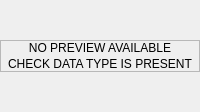
                        <widget class="QWidget" name="page_previewEmpty">
                         <layout class="QVBoxLayout" name="verticalLayout_38">
                          <property name="spacing">
                           <number>0</number>
                          </property>
                          <property name="leftMargin">
                           <number>0</number>
                          </property>
                          <property name="topMargin">
                           <number>0</number>
                          </property>
                          <property name="rightMargin">
                           <number>0</number>
                          </property>
                          <property name="bottomMargin">
                           <number>0</number>
                          </property>
                          <item>
                           <layout class="QVBoxLayout" name="verticalLayout_37">
                            <property name="spacing">
                             <number>0</number>
                            </property>
                            <item>
                             <spacer name="verticalSpacer_4">
                              <property name="orientation">
                               <enum>Qt::Vertical</enum>
                              </property>
                              <property name="sizeHint" stdset="0">
                               <size>
                                <width>20</width>
                                <height>40</height>
                               </size>
                              </property>
                             </spacer>
                            </item>
                            <item>
                             <layout class="QHBoxLayout" name="horizontalLayout_68">
                              <property name="spacing">
                               <number>0</number>
                              </property>
                              <item>
                               <widget class="QFrame" name="frame_emptyCardPreview">
                                <property name="frameShape">
                                 <enum>QFrame::StyledPanel</enum>
                                </property>
                                <property name="frameShadow">
                                 <enum>QFrame::Raised</enum>
                                </property>
                                <layout class="QVBoxLayout" name="verticalLayout_42">
                                 <property name="spacing">
                                  <number>0</number>
                                 </property>
                                 <property name="leftMargin">
                                  <number>0</number>
                                 </property>
                                 <property name="topMargin">
                                  <number>0</number>
                                 </property>
                                 <property name="rightMargin">
                                  <number>0</number>
                                 </property>
                                 <property name="bottomMargin">
                                  <number>0</number>
                                 </property>
                                 <item>
                                  <layout class="QVBoxLayout" name="verticalLayout_41">
                                   <property name="spacing">
                                    <number>2</number>
                                   </property>
                                   <item>
                                    <widget class="QLabel" name="label_emptyTitlePreview">
                                     <property name="text">
                                      <string>NO PREVIEW AVAILABLE</string>
                                     </property>
                                     <property name="alignment">
                                      <set>Qt::AlignCenter</set>
                                     </property>
                                    </widget>
                                   </item>
                                   <item>
                                    <widget class="QLabel" name="label_emptyDetailPreview">
                                     <property name="text">
                                      <string>CHECK DATA TYPE IS PRESENT</string>
                                     </property>
                                     <property name="alignment">
                                      <set>Qt::AlignCenter</set>
                                     </property>
                                    </widget>
                                   </item>
                                  </layout>
                                 </item>
                                </layout>
                               </widget>
                              </item>
                             </layout>
                            </item>
                            <item>
                             <spacer name="verticalSpacer_3">
                              <property name="orientation">
                               <enum>Qt::Vertical</enum>
                              </property>
                              <property name="sizeHint" stdset="0">
                               <size>
                                <width>20</width>
                                <height>40</height>
                               </size>
                              </property>
                             </spacer>
                            </item>
                           </layout>
                          </item>
                         </layout>
                        </widget>
